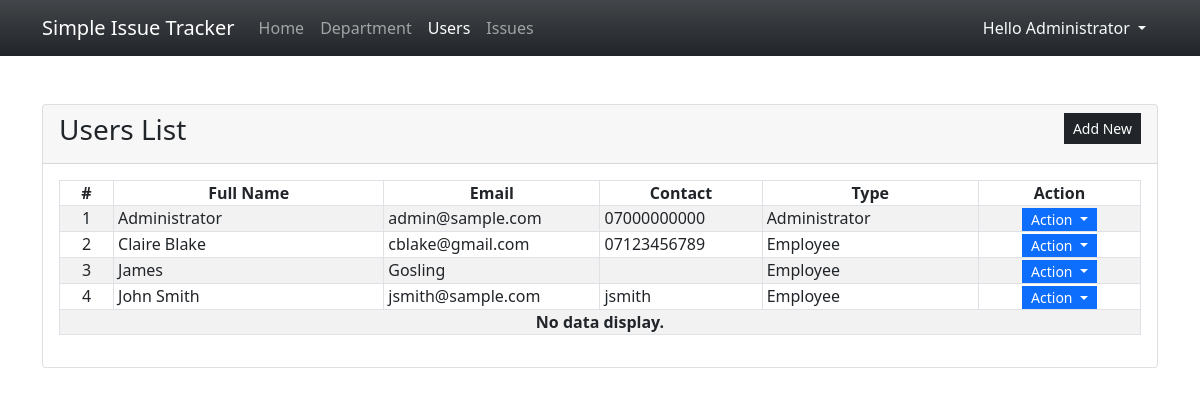
Page /?page=users (signed in) on the committed database.
### tables this page shows
CREATE TABLE user_list (
            `user_id` INTEGER PRIMARY KEY AUTOINCREMENT,
            `fullname` TEXT NOT NULL,
            `email` TEXT NOT NULL,
            `contact` TEXT NOT NULL,
            `username` TEXT NOT NULL,
            `password` TEXT NOT NULL,
            `department_id` INTEGER,
            `type` INTEGER,
            `designation` TEXT NOT NULL,
            `date_created` TIMESTAMP DEFAULT CURRENT_TIMESTAMP
        );

### users.php (the view, shortened to what this page needs)
<div class="card">
    <div class="card-header d-flex justify-content-between">
        <h3 class="card-title">Users List</h3>
        <div class="card-tools align-middle">
            <button class="btn btn-dark btn-sm py-1 rounded-0" type="button" id="create_new">Add New</button>
        </div>
    </div>
    <div class="card-body">
        <table class="table table-hover table-striped table-bordered">
            <colgroup>
                <col width="5%">
                <col width="25%">
                <col width="20%">
                <col width="15%">
                <col width="20%">
                <col width="15%">
            </colgroup>
            <thead>
                <tr>
                    <th class="text-center p-0">#</th>
                    <th class="text-center p-0">Full Name</th>
                    <th class="text-center p-0">Email</th>
                    <th class="text-center p-0">Contact</th>
                    <th class="text-center p-0">Type</th>
                    <th class="text-center p-0">Action</th>
                </tr>
            </thead>
            <tbody>
                <?php
                $sql = "SELECT * FROM `user_list` order by `fullname` asc";
                $qry = $conn->query($sql);
                $i = 1;
                    while($row = $qry->fetchArray()):
                ?>
                <tr>
                    <td class="text-center p-0"><?php echo $i++; ?></td>
                    <td class="py-0 px-1"><?php echo $row['fullname'] ?></td>
                    <td class="py-0 px-1"><?php echo $row['email'] ?></td>
                    <td class="py-0 px-1"><?php echo $row['contact'] ?></td>
                    <td class="py-0 px-1"><?php echo ($row['type'] == 1)? 'Administrator':'Employee' ?></td>
                    <th class="text-center py-0 px-1">
                        <div class="btn-group" role="group">
                            <button id="btnGroupDrop1" type="button" class="btn btn-primary dropdown-toggle btn-sm rounded-0 py-0" data-bs-toggle="dropdown" aria-expanded="false">
                            Action
                            </button>
                        </div>
                    </th>
                </tr>
                <?php endwhile; ?>
                <?php if(!$qry->fetchArray()): ?>
                    <tr>
                        <th class="text-center p-0" colspan="6">No data display.</th>
                    </tr>
                <?php endif; ?>
            </tbody>
        </table>
    </div>
</div>

### index.php (shortened to what this page needs)
<?php
$page = isset($_GET['page']) ? $_GET['page'] : 'home';
?>
<!DOCTYPE html>
<html lang="en">
<head>
    <link rel="stylesheet" href="css/bootstrap.min.css">
</head>
<body>
    <main>
    <nav class="navbar navbar-expand-lg navbar-dark bg-dark bg-gradient">
        <div class="container">
            <a class="navbar-brand" href="#">
                Simple Issue Tracker
            </a>
            <div class="collapse navbar-collapse" id="navbarNav">
                <ul class="navbar-nav">
                    <li class="nav-item">
                        <a class="nav-link <?php echo ($page == 'home')? 'active' : '' ?>" aria-current="page" href="./">Home</a>
                    </li>
                    <?php if($_SESSION['type'] == 1): ?>
                    <li class="nav-item">
                        <a class="nav-link <?php echo ($page == 'department')? 'active' : '' ?>" aria-current="page" href="./?page=department">Department</a>
                    </li>
                    <li class="nav-item">
                        <a class="nav-link <?php echo ($page == 'users')? 'active' : '' ?>" aria-current="page" href="./?page=users">Users</a>
                    </li>
                    <?php endif; ?>
                    <li class="nav-item">
                    <a class="nav-link" href="./?page=issues">Issues</a>
                    </li>
                </ul>
            </div>
            <div>
            <div class="dropdown">
                <button class="btn btn-secondary dropdown-toggle bg-transparent  text-light border-0" type="button" id="dropdownMenuButton1" data-bs-toggle="dropdown" aria-expanded="false">
                    Hello <?php echo $_SESSION['fullname'] ?>
                </button>
            </div>
            </div>
        </div>
    </nav>
    <div class="container py-5">
        <?php
            include $page.'.php';
        ?>
    </div>
    </main>
</body>
</html>

### rows in the picture
user_list: fullname "Administrator", email "admin@sample.com", contact "07000000000", type "Administrator"
user_list: fullname "Claire Blake", email "cblake@gmail.com", contact "07123456789", type "Employee"
user_list: fullname "James", email "Gosling", type "Employee"
user_list: fullname "John Smith", email "jsmith@sample.com", contact "jsmith", type "Employee"

### other values in the picture
$_SESSION['fullname'] "Administrator"
